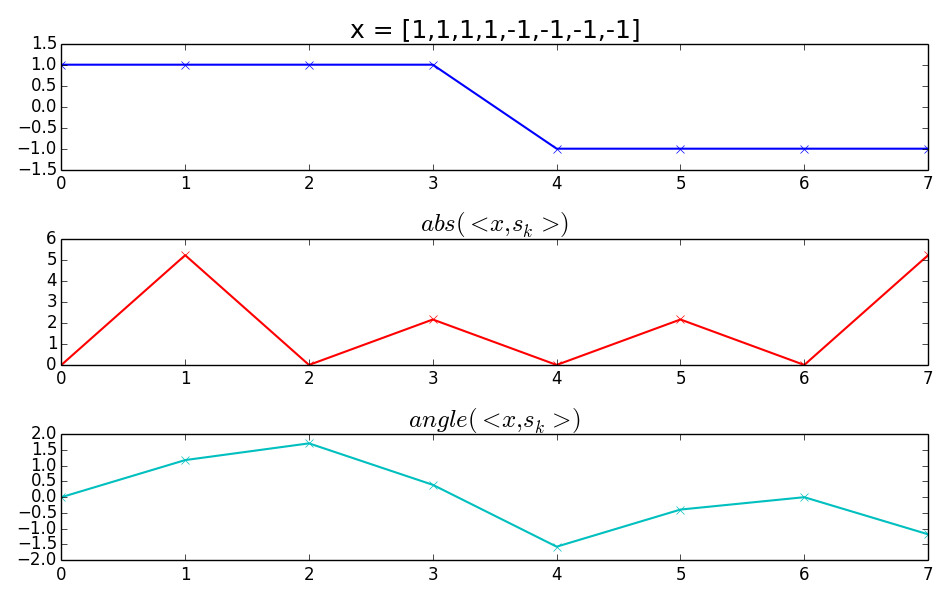

Write Python code to recreate this figure.
import matplotlib.pyplot as plt
import numpy as np

x = np.array([1,1,1,1,-1,-1,-1,-1])
N = 8
mX = ()
pX = ()
plt.figure(1, figsize=(9.5, 6))

plt.subplot(3,1,1)
plt.plot(x,marker='x',color='b', lw=1.5)
plt.axis([0,N-1,-1.5,1.5])
plt.title('x = [1,1,1,1,-1,-1,-1,-1]', fontsize=18)

for k in range(8):
  s = np.exp(-1j*2*np.pi*k/N*np.arange(N))
  X = sum(x*np.conjugate(s))
  mX = np.append(mX, np.abs(X))
  pX = np.append(pX, np.angle(X))

plt.subplot(3,1,2)
plt.plot(mX, marker='x', color='r', lw=1.5)
plt.title('$abs(<x,s_k>)$', fontsize=18)

plt.subplot(3,1,3)
plt.plot(pX, marker='x', color='c', lw=1.5)
plt.title('$angle(<x,s_k>)$', fontsize=18)

plt.tight_layout()
plt.show()
